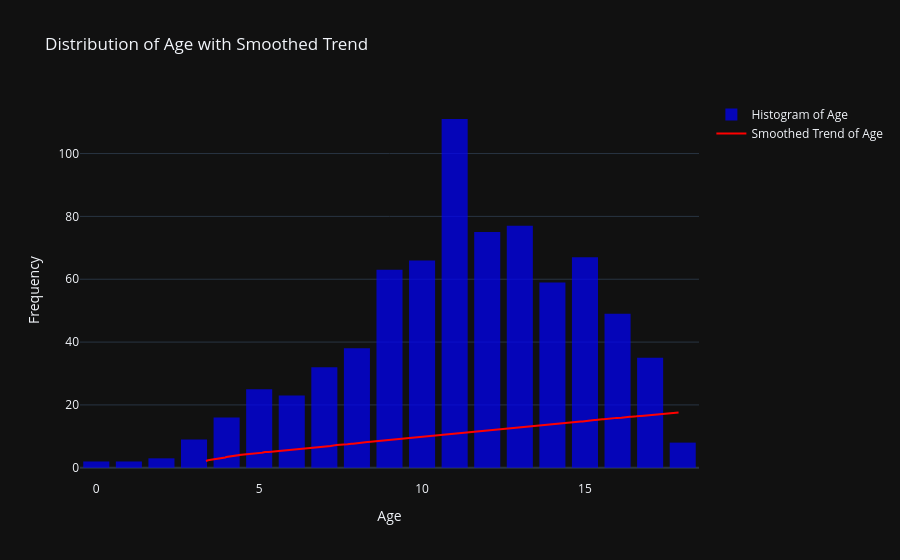
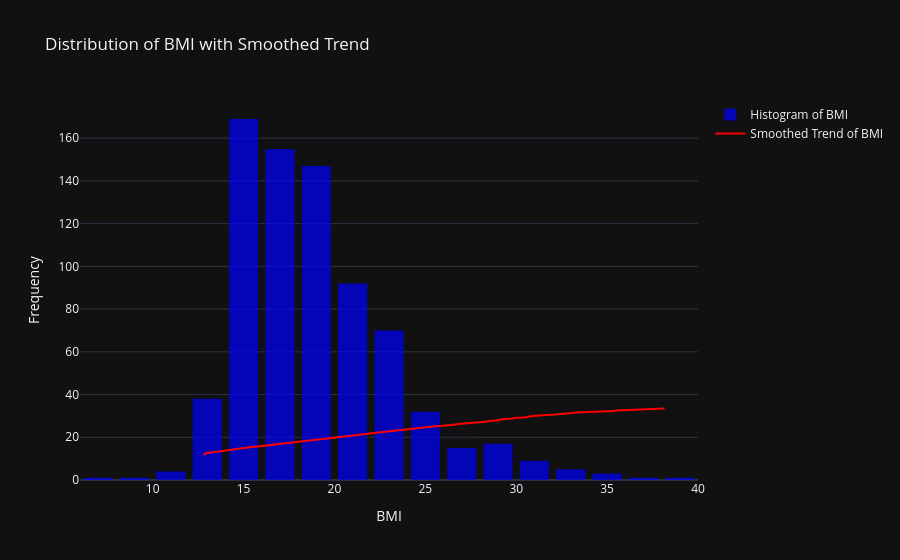
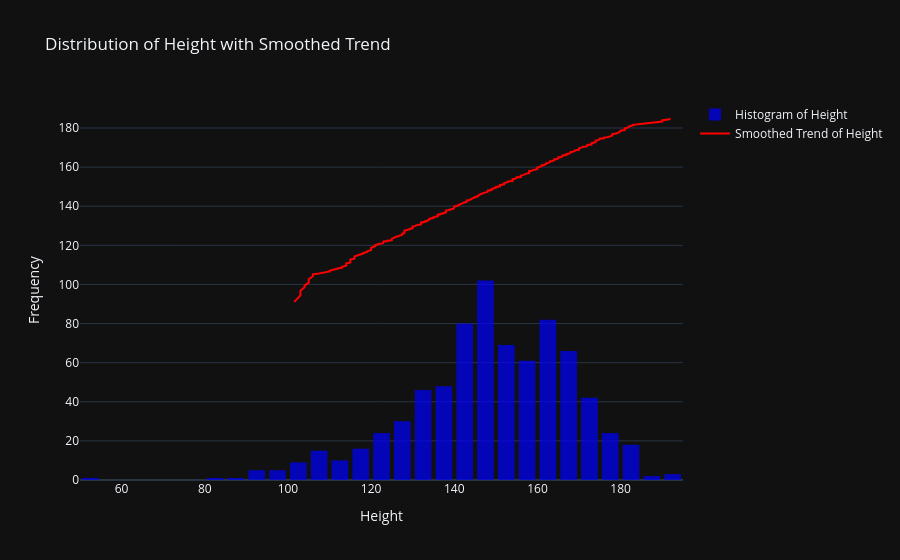

The notebook cell these images were saved under, in order:
### Code cell
import pandas as pd
import numpy as np
import plotly.graph_objects as go

# Assuming 'df' is your DataFrame
numerical_columns = df.select_dtypes(include=["number"]).columns

for col in numerical_columns:
    # Create the histogram
    fig = go.Figure()

    # Drop NaN values
    col_data = df[col].dropna()

    # Add histogram trace
    fig.add_trace(go.Histogram(
        x=col_data,
        nbinsx=30, 
        name=f"Histogram of {col}", 
        opacity=0.7, 
        marker=dict(color='blue')
    ))

    # Compute a smoothed trend using a rolling average
    sorted_col_data = np.sort(col_data)  # Sort data for a smooth curve
    rolling_window = max(len(sorted_col_data) // 50, 5)  # Rolling window size (5 or 2% of data)
    rolling_avg = pd.Series(sorted_col_data).rolling(rolling_window).mean()

    # Add smoothed trend trace
    fig.add_trace(go.Scatter(
        x=sorted_col_data[len(sorted_col_data) - len(rolling_avg.dropna()):],  # Adjust x-axis to match rolling average
        y=rolling_avg.dropna(), 
        mode='lines', 
        name=f"Smoothed Trend of {col}", 
        line=dict(color='red', width=2)
    ))

    # Update layout
    fig.update_layout(
        title=f"Distribution of {col} with Smoothed Trend",
        xaxis_title=col,
        yaxis_title="Frequency",
        template="plotly_dark",  # Optional: for a dark theme
        bargap=0.2,  # Space between bars
    )

    # Show the plot
    fig.show()

### Figure 1 — Plotly figure (JSON) as saved in the notebook; plotly's stock layout.template omitted (floating-point values rounded to 4 significant figures; data arrays with more than 128 entries replaced by an {"elided": "..."} marker saying what was removed)
{"data": [{"marker": {"color": "blue"}, "name": "Histogram of Age", "nbinsx": 30, "opacity": 0.7, "type": "histogram", "x": {"elided": "760 float values"}}, {"line": {"color": "red", "width": 2}, "mode": "lines", "name": "Smoothed Trend of Age", "type": "scatter", "x": {"elided": "746 float values"}, "y": {"elided": "746 float values"}}], "layout": {"autosize": true, "bargap": 0.2, "title": {"text": "Distribution of Age with Smoothed Trend"}, "xaxis": {"autorange": true, "range": [-0.5, 18.5], "title": {"text": "Age"}, "type": "linear"}, "yaxis": {"autorange": true, "range": [-3.897, 117.0], "title": {"text": "Frequency"}, "type": "linear"}}}

### Figure 2 — Plotly figure (JSON) as saved in the notebook; plotly's stock layout.template omitted (floating-point values rounded to 4 significant figures; data arrays with more than 128 entries replaced by an {"elided": "..."} marker saying what was removed)
{"data": [{"marker": {"color": "blue"}, "name": "Histogram of BMI", "nbinsx": 30, "opacity": 0.7, "type": "histogram", "x": {"elided": "760 float values"}}, {"line": {"color": "red", "width": 2}, "mode": "lines", "name": "Smoothed Trend of BMI", "type": "scatter", "x": {"elided": "746 float values"}, "y": {"elided": "746 float values"}}], "layout": {"autosize": true, "bargap": 0.2, "title": {"text": "Distribution of BMI with Smoothed Trend"}, "xaxis": {"autorange": true, "range": [6, 40], "title": {"text": "BMI"}, "type": "linear"}, "yaxis": {"autorange": true, "range": [0, 177.9], "title": {"text": "Frequency"}, "type": "linear"}}}

### Figure 3 — Plotly figure (JSON) as saved in the notebook; plotly's stock layout.template omitted (floating-point values rounded to 4 significant figures; data arrays with more than 128 entries replaced by an {"elided": "..."} marker saying what was removed)
{"data": [{"marker": {"color": "blue"}, "name": "Histogram of Height", "nbinsx": 30, "opacity": 0.7, "type": "histogram", "x": {"elided": "760 float values"}}, {"line": {"color": "red", "width": 2}, "mode": "lines", "name": "Smoothed Trend of Height", "type": "scatter", "x": {"elided": "746 float values"}, "y": {"elided": "746 float values"}}], "layout": {"autosize": true, "bargap": 0.2, "title": {"text": "Distribution of Height with Smoothed Trend"}, "xaxis": {"autorange": true, "range": [50, 195], "title": {"text": "Height"}, "type": "linear"}, "yaxis": {"autorange": true, "range": [0, 194.3], "title": {"text": "Frequency"}, "type": "linear"}}}
